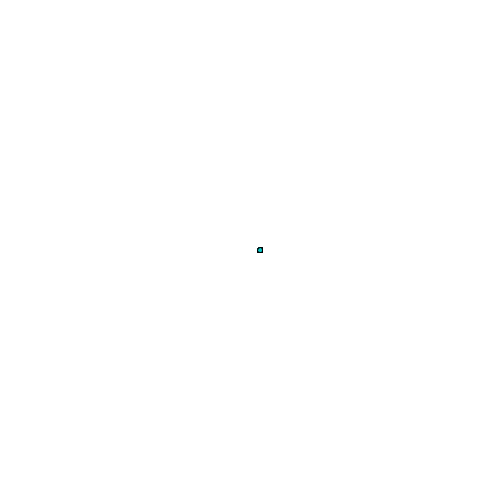
Frame 1 (no input)
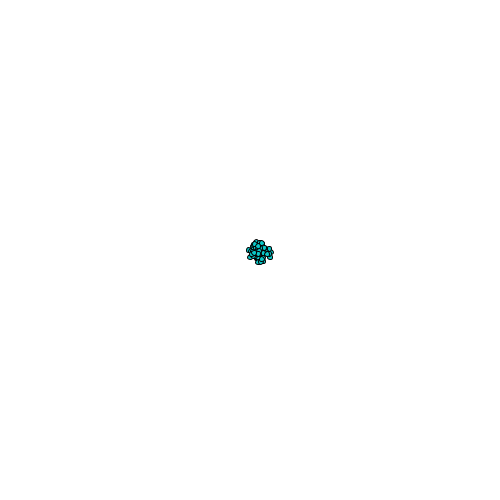
Frame 60 (the mouse pressed at the canvas centre just before this capture)
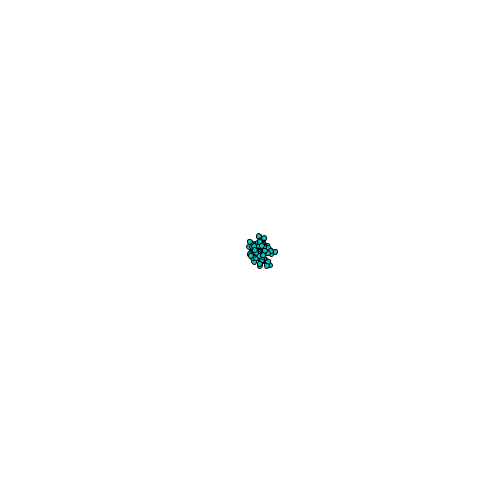
Frame 120 (the mouse held since frame 60 and released just before this capture)

The Processing sketch that drew these frames (run headless with seeded random() and noise(); from frame 60 on, the mouse is pressed at the canvas centre):

// Processing sketch: processing_169224
// ── processing_169224.pde

//creating the cell class

class Cell{
  
  float xlocation;
  float ylocation;
  float dia;
  boolean isseed;
  float cellred, cellgreen, cellblue;
  float lineweight;
  
//using a constructor

  Cell(){
    
    xlocation = 10;
    xlocation = 10;
    dia = 5;
    isseed = false;
    cellred = 10;
    cellgreen = 200;
    cellblue = 200;
    lineweight=0.5;
  }
  
  void display(){
    stroke(lineweight);
    fill(cellred,cellgreen,cellblue);
    ellipse(250+xlocation, 250+ylocation, dia, dia);
  }
  void update(){
    xlocation = xlocation+random(-1,1);
    ylocation = ylocation+random(-1,1);
  }
}
    

Cell[] myCells = new Cell[99];

Cell myCell;

void setup(){
  size(500,500);
  for(int i = 0; i < myCells.length; i ++){
  myCells[i] = new Cell();
  }
}

void draw(){
  background(255);
  for(int i = 0; i < myCells.length; i++){
  myCells[i].display();
  myCells[i].update();
  }
}
